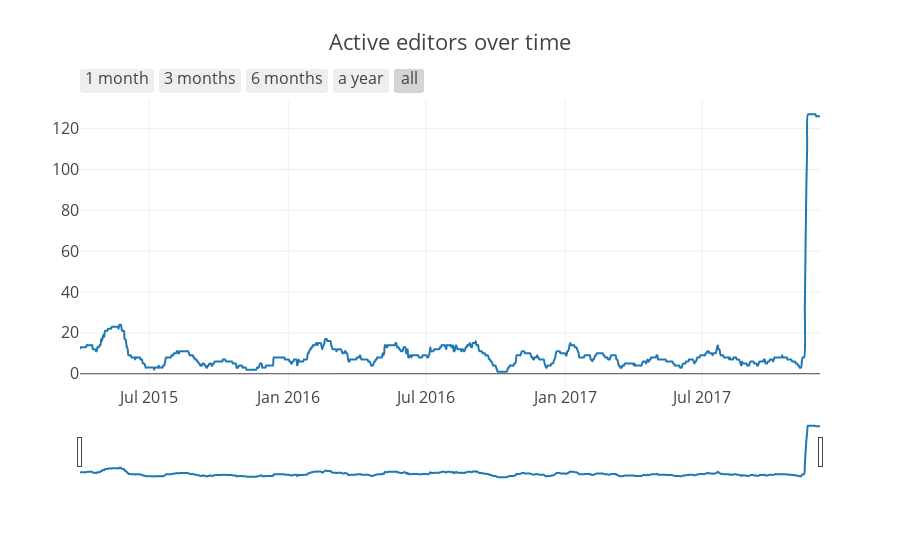

Here is the notebook cell this chart was saved with:
### Code cell
INTERVAL_DAYS = 15 # The interval around which an editor is considered active.

author_and_revisions = bb_conn.execute(select([Revision.author_id,
                                               Revision.created_at])).fetchall()
author_and_revisions_groups = it.groupby(sorted(author_and_revisions,
                                                key=__.first), key=__.first)
author_id_to_revisions_dict = dict([(k, list(__.map(__.second, v)))
                                    for k, v in author_and_revisions_groups])

def num_active_around(date, data, interval):
    if hasattr(date, 'second'):
        date = date.date() # because it's actually a datetime

    within_date_range = lambda d: (date - interval) <= d.date() <= (date + interval)
    authors_active_within_date_range =\
        __.select_values(lambda v: __.any(within_date_range, v),
                        author_id_to_revisions_dict)
    return len(authors_active_within_date_range)

# Don't want to query DB for same thing again
revision_created_data = list(__.map(__.second, author_and_revisions))

num_active_around_interval = __.rpartial(num_active_around,
                                         dt.timedelta(days=INTERVAL_DAYS))

plt.iplot(over_time_chart(revision_created_data, title='Active editors over time',
                         num_function=num_active_around_interval),
         config=default_plotly_config)

### Figure 1 — Plotly figure (JSON) as saved in the notebook; plotly's stock layout.template omitted (floating-point values rounded to 4 significant figures; data arrays with more than 128 entries replaced by an {"elided": "..."} marker saying what was removed)
{"data": [{"line": {"shape": "spline"}, "type": "scatter", "x": {"elided": "979 str values"}, "y": {"elided": "979 int values"}}], "layout": {"font": {"size": 16}, "title": "Active editors over time", "xaxis": {"rangeselector": {"buttons": [{"count": 1, "label": "1 month", "step": "month", "stepmode": "backward"}, {"count": 3, "label": "3 months", "step": "month", "stepmode": "backward"}, {"count": 6, "label": "6 months", "step": "month", "stepmode": "backward"}, {"count": 12, "label": "a year", "step": "month", "stepmode": "backward"}, {"step": "all"}]}, "rangeslider": {}, "type": "date"}}}
